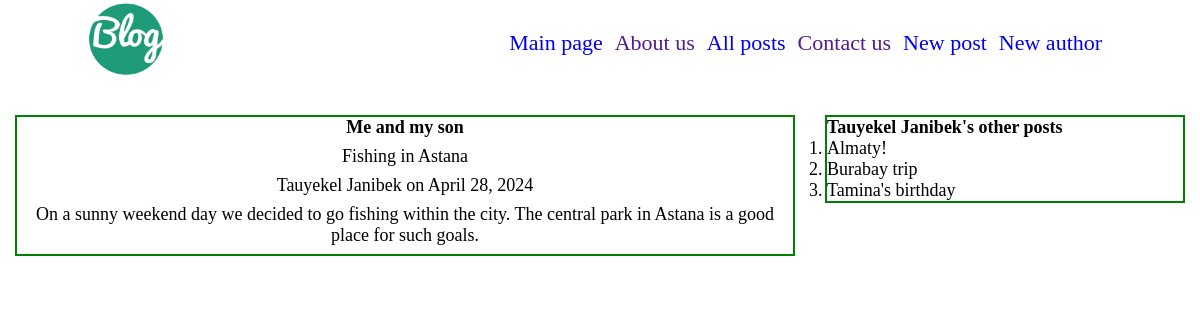
Page /posts/me-and-my-son/ on the committed database.
### blog/models.py (models this page shows, shortened)
class Article(models.Model):
    name = models.CharField(max_length=40, verbose_name='Название')
    description = models.CharField(max_length=100, verbose_name='Описание', default='')
    date_publ = models.DateField(auto_now=True, verbose_name='Дата публикации')
    content = models.TextField(default='This is a fake text for this article', verbose_name='Текст статьи')
    author = models.ForeignKey(Author, on_delete=models.CASCADE)
    slug = models.SlugField(default='')
    image = models.ImageField(upload_to='blog/img/', null=True)

class Author(models.Model):
    full_name = models.CharField('ФИО автора', max_length=40)
    birth_date = models.DateField(verbose_name='Дата рождения', null=False, blank=False)
    birth_place = models.CharField(max_length=30)

### blog/views.py (the view)
# urls.py: path('<slug:slug>/', GetPostBySlug.as_view(), name='post_by_slug'),
class GetPostBySlug(DetailView):
    template_name = 'blog/post_by_slug.html'
    model = Article
    context_object_name = 'post'
    def get_context_data(self, **kwargs):
        context = super().get_context_data(**kwargs)
        article = self.get_object()
        author = article.author
        other_posts = Article.objects.filter(author=author).exclude(slug=article.slug)
        context['other_posts'] = other_posts
        return context

### blog/templates/blog/post_by_slug.html (shortened to what this page needs)
{% load static %}
<!DOCTYPE html>
<html lang="en">
<head>
    <link rel="stylesheet" href="{% static 'blog/css/post.css' %}">
</head>
<body>
{% include 'includes/navbar.html' %}
<div class="flex_div">
    <div class="post-div">
        <div class="post_name">
            <h1>{{ post.name }}</h1>
        </div>
        <div class="description_div">{{ post.description }}</div>
            <p class="post_author_date">{{ post.author.full_name }} on {{ post.date_publ }}</p>
        <div class="content_div">
            {{ post.content }}
        </div>
    </div>
    <div class="author_other_posts">
        <h2>{{ post.author.full_name }}'s other posts</h2>
        <ol>
            {% for p in other_posts %}
                <li>{{ p.name }}</li>
            {% endfor %}
        </ol>
    </div>
</div>
</body>
</html>

### blog/static/blog/css/post.css (style rules this page uses)
* { font-size: 18px; margin: 0; padding: 0; box-sizing: border-box; }
.flex_div { display: flex; justify-content: space-around; margin-top: 15px; padding-top: 15px; }
.post-div { height: 100%; width: 65%; border: 2px solid green; }
.author_other_posts { height: 100%; width: 30%; border: 2px solid green; }
.post_name, .description_div, .post_author_date, .content_div { text-align: center; padding-bottom: 8px; }

### rows in the picture
Article: name "Me and my son", description "Fishing in Astana", author.full_name "Tauyekel Janibek", date_publ "April 28, 2024", content "On a sunny weekend day we decided to go fishing within the city. The central park in Astana is a good place for such goals."
Article: name "Almaty!"
Article: name "Burabay trip"
Article: name "Tamina's birthday"
